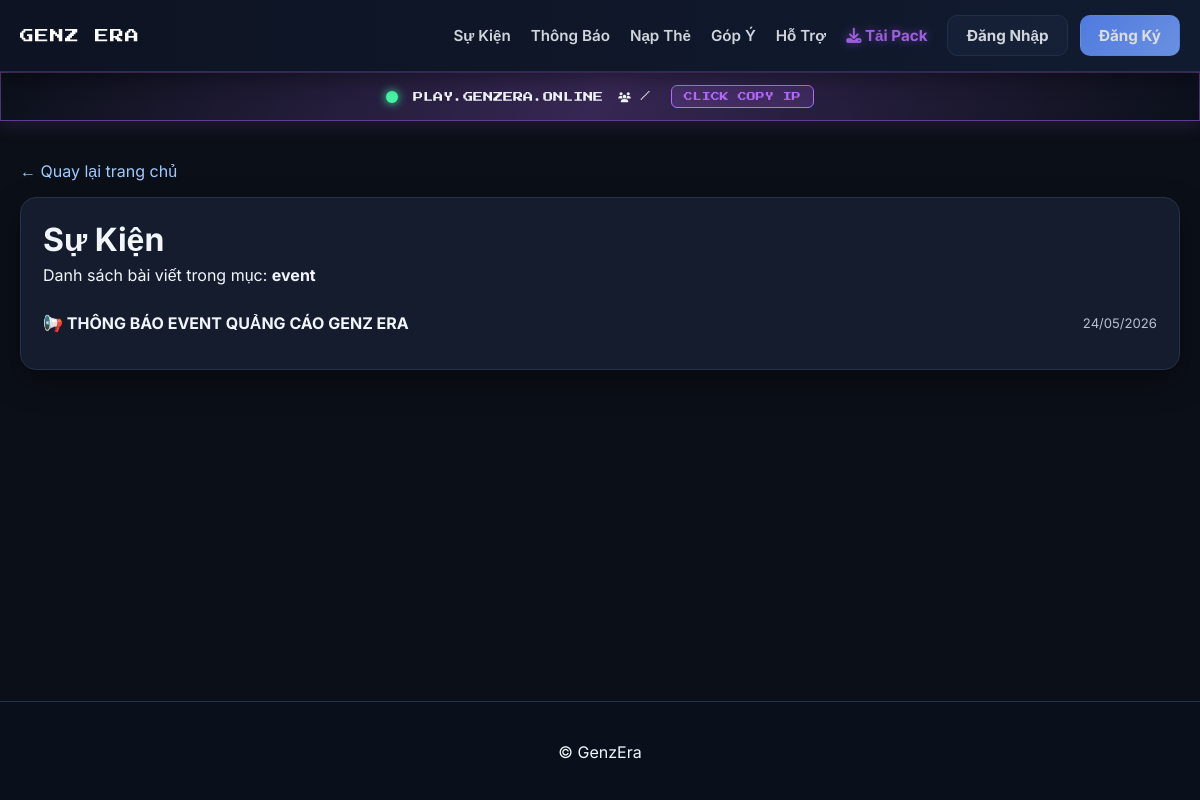
Screenshot of /category/event with the database file from the repository.
### models.py (models this page shows)
class Article(db.Model):
    id = db.Column(db.Integer, primary_key=True)
    title = db.Column(db.String(255), nullable=False)
    content = db.Column(db.Text, nullable=False)
    category = db.Column(db.String(50), nullable=False)
    author_id = db.Column(db.Integer, db.ForeignKey('user.id'), nullable=False)
    author = db.relationship('User', backref='articles')
    created_at = db.Column(db.DateTime, default=get_vn_time)
    is_published = db.Column(db.Boolean, default=True)
    priority = db.Column(db.Integer, default=0)

### app.py (the view)
@app.route('/category/<string:cat>')
def view_category(cat):
    allowed = ['event', 'maintenance', 'news', 'recharge', 'support']
    if cat not in allowed:
        return "Not Found", 404
    articles = (Article.query
                .filter_by(category=cat, is_published=True)
                .order_by(Article.priority.desc(), Article.created_at.desc())
                .all())
    category_names = {
        'event': 'Sự Kiện',
        'maintenance': 'Bảo Trì',
        'news': 'Thông Báo',
        'recharge': 'Nạp Thẻ',
        'support': 'Hỗ Trợ'
    }
    return render_template(
        'category.html',
        category=cat,
        category_title=category_names.get(cat, cat),
        articles=articles
    )

### app.py (called while the page is built)
@app.context_processor
def inject_global_data():
    def get_user(user_id):
        return User.query.get(user_id) if user_id else None
    return dict(get_user=get_user)

### templates/category.html (shortened to what this page needs)
{% extends "base.html" %}
{% block content %}
<a href="/" style="color:#9ecbff; text-decoration:none; margin-bottom: 16px; display:inline-block;">← Quay lại trang chủ</a>
<div class="card">
  <h1 style="margin-bottom: 6px;">{{ category_title }}</h1>
  <p style="color: var(--muted); margin-bottom: 16px;">
    Danh sách bài viết trong mục: <b>{{ category }}</b>
  </p>
  {% if articles and articles|length > 0 %}
    {% for a in articles %}
      <div class="article-item">
        <div class="article-row">
          <a class="article-link" href="/article/{{ a.id }}">{{ a.title }}</a>
          <div class="article-meta">{{ a.created_at.strftime('%d/%m/%Y') }}</div>
        </div>
      </div>
    {% endfor %}
  {% else %}
    <div class="empty-state">Chưa có bài viết nào.</div>
  {% endif %}
</div>
{% endblock %}

### templates/base.html (style rules this page uses)
:root { --bg: #0b0f17; --panel: #141c2e; --panel-soft: #172238; --text: #f2f6fb; --muted: #b7c0cc; --primary: #5b8cff; --cyan: #7ef2ff; --green: #45f3a3; --gold: #ffd36a; --purple: #b86bff; --border: #263249; --red: #ff5555; }
* { margin: 0; padding: 0; box-sizing: border-box; }
body { font-family: 'Inter', sans-serif; background: var(--bg); color: var(--text); }
.card, .panel-card { background: var(--panel); border: 1px solid var(--border); border-radius: 16px; padding: 22px; box-shadow: 0 12px 30px rgba(0,0,0,0.35); }
body, .container, h1, h2, h3, h4, h5, p, span, li, td, th, label, small { color: var(--text) !important; }
a { color: #9ecbff; }
.card { transition: 0.2s ease; }
.article-item { padding: 12px 0; border-bottom: 1px solid rgba(255,255,255,0.08); }
.article-item:last-child { border-bottom: none; }
.article-row { display: grid; grid-template-columns: 1fr auto; gap: 10px; align-items: start; }
.article-link { color: var(--text); text-decoration: none; font-weight: 700; line-height: 1.35; display: -webkit-box; -webkit-line-clamp: 2; -webkit-box-orient: vertical; overflow: hidden; }
.article-meta { color: var(--muted); font-size: 0.82rem; white-space: nowrap; margin-top: 2px; }

### rows the page displays
Article: category "event", title "📢 THÔNG BÁO EVENT QUẢNG CÁO GENZ ERA", created_at "24/05/2026"

### other values shown
{{ category_title }} "Sự Kiện"
